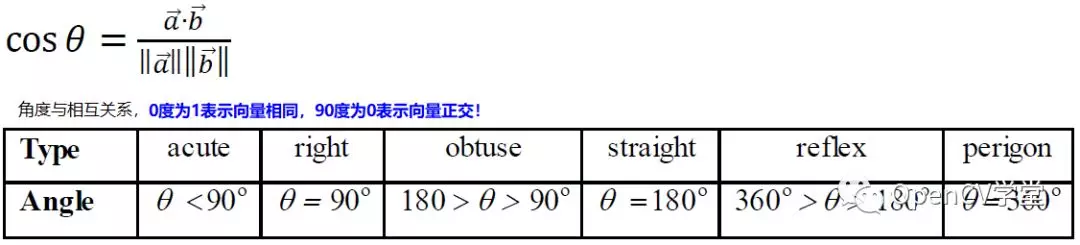
//> input picture Python/case3/images/cos_similar.jpg, 1080 x 245 px, given in place of color_object.mp4, which was not available
$ ./day084   (built with g++ and OpenCV 4)
//> lines starting //> are read from the running program, lines starting //| are printed output that depends on the picture; after the words box and inside, x2 and y2 are one past the last pixel; in counts of white or black regions, pixels touching at a corner belong together; pictures that were not available may be replaced by others from this repository, and a replacement may not be noted
#include <opencv2/opencv.hpp>
#include <iostream>

using namespace cv;
using namespace std;
vector<Point2f> featurePoints;
RNG rng(5000);
int main(int argc, char** argv) {
	VideoCapture capture;
	capture.open("D:/images/video/color_object.mp4");

	double qualityLevel = 0.01;
	int minDistance = 10;
	int blockSize = 3;
	bool useHarrisDetector = false;
	double k = 0.04;
	int maxCorners = 100;
	Mat frame, gray;

	vector<Point2f> pts[2];
	vector<uchar> status;
	vector<float> err;
	TermCriteria criteria = TermCriteria(TermCriteria::COUNT + TermCriteria::EPS, 30, 0.01);
	double derivlambda = 0.5;
	int flags = 0;

	// detect first frame and find corners in it
	Mat old_frame, old_gray;
	capture.read(old_frame);
//> old_frame is the input picture: 245 rows x 1080 cols, CV_8UC3; mean B, G, R 233.7, 231.7, 231.9
	cvtColor(old_frame, old_gray, COLOR_BGR2GRAY);
	goodFeaturesToTrack(old_gray, featurePoints, maxCorners, qualityLevel, minDistance, Mat(), blockSize, useHarrisDetector, k);
//> featurePoints = 100 Points (x, y), first 12: [184, 20], [230, 40], [656, 136], [124, 44], [102, 44], [137, 40], [846, 183], [818, 147], [519, 146], [192, 147], [1002, 183], [214, 50]
	pts[0].insert(pts[0].end(), featurePoints.begin(), featurePoints.end());
//> pts = 2 items
	int width = capture.get(CAP_PROP_FRAME_WIDTH);
	int height = capture.get(CAP_PROP_FRAME_HEIGHT);
	Rect roi(0, 0, width, height);

	while (true) {
		bool ret = capture.read(frame);
		if (!ret) break;
		imshow("frame", frame);
		roi.x = 0;
		cvtColor(frame, gray, COLOR_BGR2GRAY);

		// calculate optical flow
		calcOpticalFlowPyrLK(old_gray, gray, pts[0], pts[1], status, err, Size(31, 31), 3, criteria, derivlambda, flags);
//> status = 100 values from 1 to 1
		size_t i, k;
		for (i = k = 0; i < pts[1].size(); i++)
		{
			// 距离与状态测量
			if (status[i]) {
				pts[0][k] = pts[0][i];
				pts[1][k++] = pts[1][i];
				int b = rng.uniform(0, 256);
				int g = rng.uniform(0, 256);
				int r = rng.uniform(0, 256);
				circle(frame, pts[1][i], 3, Scalar(b, g, r), -1, 8);
				line(frame, pts[0][i], pts[1][i], Scalar(b, g, r), 2, 8, 0);
			}
		}
//> this loop made 100 passes
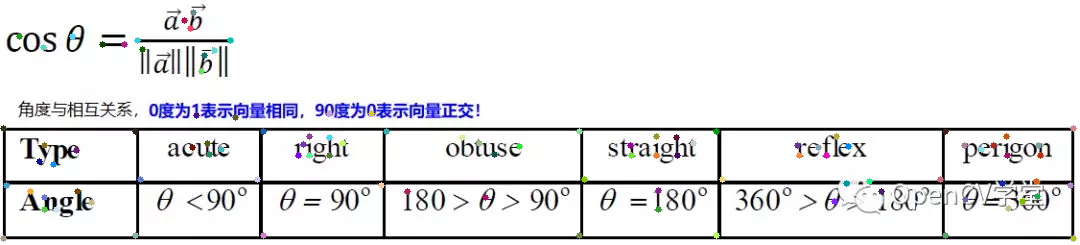
//> frame: 245 rows x 1080 cols, CV_8UC3; 1.1% of pixels changed, all inside (x1, y1, x2, y2) = (0, 9, 1077, 242)
		// resize 有用特征点
		pts[1].resize(k);
		pts[0].resize(k);
		imshow("result", frame);
		roi.x = width;
		char c = waitKey(50);
//> the Esc key is pressed
		if (c == 27) {
			break;
		}

		// update old
		std::swap(pts[1], pts[0]);
		cv::swap(old_gray, gray);
	}
//> after the loop, err = 100 values from 0 to 0
	return 0;
}

$ run again, on Python/case3/images/workflow.jpg
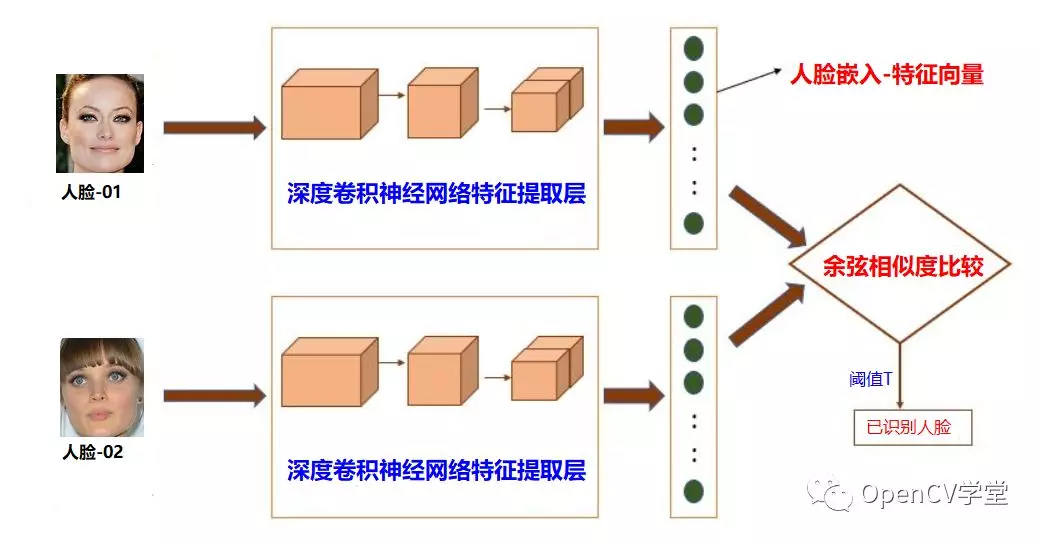
//> input picture Python/case3/images/workflow.jpg, 1042 x 542 px, given in place of color_object.mp4, which was not available
//> old_frame is the input picture: 542 rows x 1042 cols, CV_8UC3; mean B, G, R 233.1, 234.8, 241.4
//> `cvtColor(old_frame, old_gray, COLOR_BGR2GRAY);`:
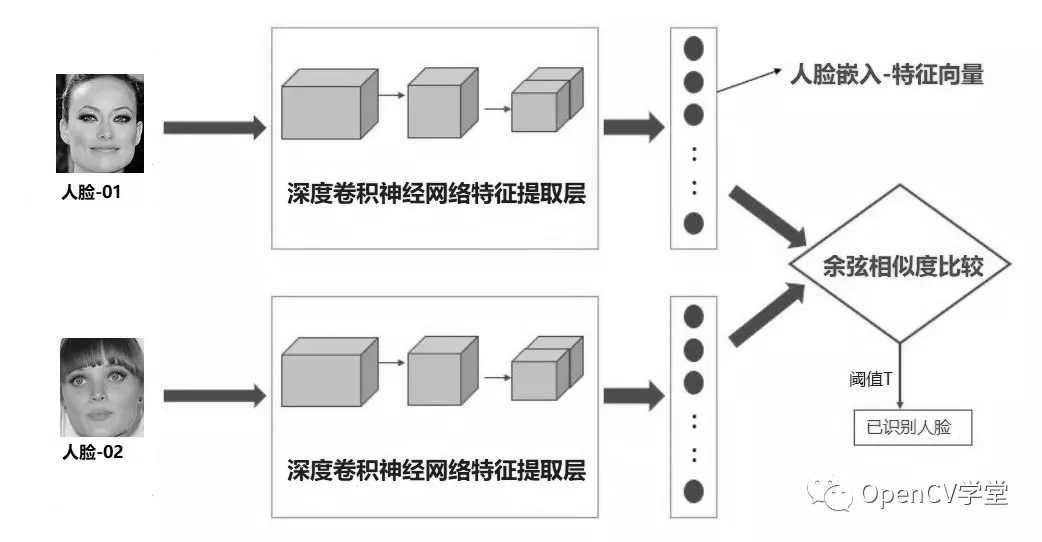
//> old_gray: 542 rows x 1042 cols, CV_8UC1; min 0, max 255, mean 236.5
//> featurePoints = 100 Points (x, y), first 12: [69, 184], [117, 197], [70, 444], [62, 198], [108, 455], [380, 464], [63, 458], [118, 185], [361, 480], [394, 459], [90, 447], [357, 184]
//> pts = 2 items
//> status = 100 values from 1 to 1
//> the loop `for (i = k = 0; i < pts[1].size(); i++)` made 100 passes
//> after the loop `for (i = k = 0; i < pts[1].size(); i++)`:
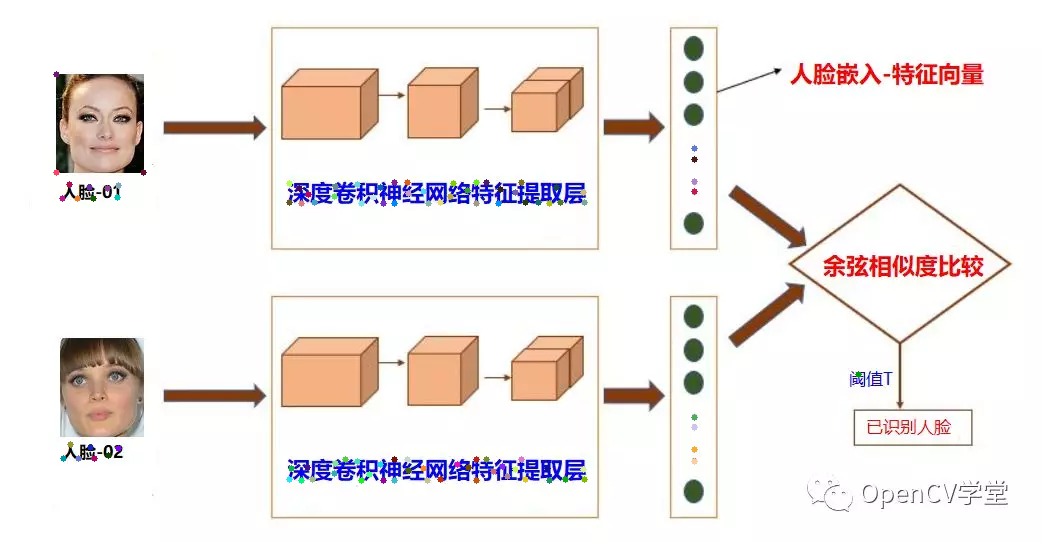
//> frame: 542 rows x 1042 cols, CV_8UC3; 0.51% of pixels changed, all inside (x1, y1, x2, y2) = (53, 71, 862, 484)
//> after the loop `while (true)`: err = 100 values from 0 to 0
